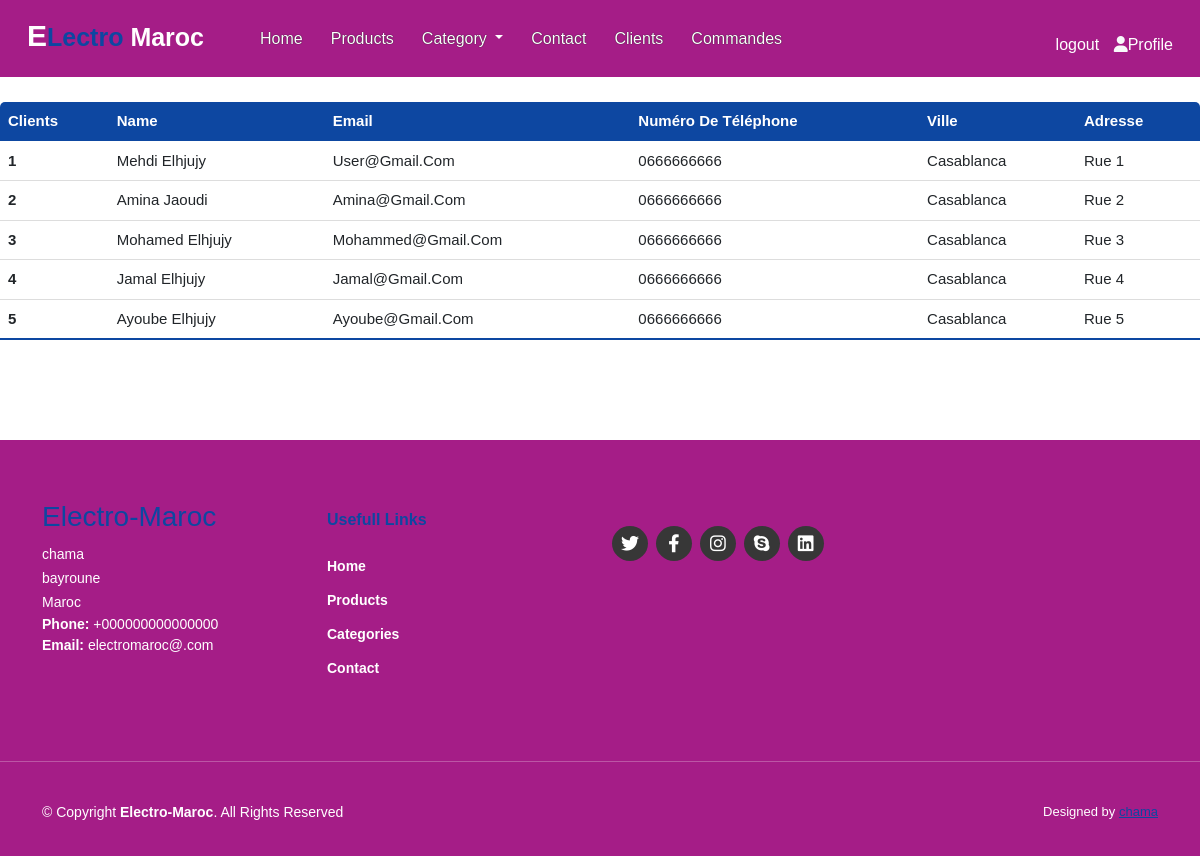
The page /clients (signed in) on the database its author committed.
### tables this page shows
CREATE Table Client (
    idClient int(11) NOT NULL AUTO_INCREMENT,
    nom_complet varchar(255) NOT NULL,
    email varchar(255) NOT NULL,
    telephone varchar(255) NOT NULL,
    adresse varchar(255) NOT NULL,
    ville varchar(255) NOT NULL,
    codePostal varchar(255) NOT NULL,
    pays varchar(255) NOT NULL,
    PRIMARY KEY (idClient),
    UNIQUE KEY email (email),
    Foreign Key (email) REFERENCES users(email)

);

### Model/ClientModel.php (called while the page is built, shortened)
<?php
class clientModel {
    public function getClient(){
        $conn=connect_to_db();
        $stmt=$conn->query("select * from client  ;");
    $client=$stmt->fetchAll();
    return $client;
    }
}

### controller/ClientController.php (called while the page is built, shortened)
<?php
require_once ("../Model/ClientModel.php");
class clientController {
    function getClients() {
        $get = new clientModel;
        return $get->getClient();
    }
}
$clients=new clientController;
$clients=$clients->getClients()  ;

### view/clients.php (the view)
<?php
include_once("header.php");
include_once("navbar.php");
include_once("../controller/ClientController.php")
?>
<section class="clients">
  <div class="table-responsive-md">
    <table class="table">
      <thead  class="thead-dark">
        <tr>
          <th scope="col">Clients</th>
          <th scope="col">Name</th>
          <th scope="col">Email</th>
          <th scope="col">Numéro de Téléphone</th>
          <th scope="col">Ville</th>
          <th scope="col">Adresse</th>
        </tr>
      </thead>
      <tbody>
      <?php foreach ($clients as $i => $client) : ?>
        <tr classe="active">
          <th ><?php echo $i + 1 ?></th>
          <td><?php echo $client["nom_complet"] ?></td>
          <td><?php echo $client["email"] ?></td>
          <td><?php echo $client["telephone"] ?></td>
          <td><?php echo $client["ville"] ?></td>
          <td><?php echo $client["adresse"]?></td>
        </tr>
        <?php endforeach; ?>
      </tbody>
    </table>
  </div>
</section>
<?php include_once("footer.php") ?>

### public/index.php (shortened to what this page needs)
<?php
$uri = parse_url($_SERVER['REQUEST_URI'])['path'];
$routes = [
    "/"=>"../view/Home.view.php",
    "/home"=>"../view/Home.view.php",
    "/description"=>"../view/description.php",
    "/clients"=>"../view/clients.php",
    "/login"=>"../controller/loginController.php",
    "/logout" => "../controller/logoutController.php",
    "/produits"=>"../view/produits.php",
    "/contact"=>"../view/contact.php",
    "/Products"=>"../view/produits.php",
    "/inscription"=>"../view/inscription.php",
    "/ajouter"=>"../view/ajouter-produit.php",
    "/acheter"=>"../view/acheter.php",
    "/description"=>"../view/description.php",
    "/update"=>"../view/update.php",
    "/categorie"=>"../view/categorie.php",
    "/carte"=>"../view/carte.php",
    "/commandes"=>"../view/commandes.php",
    "/ajoutercat"=>"../view/ajoutercat.php",
    "/cate"=>"../view/cate.php",
    "/updatecategorie"=>"../view/Updatecategorie.php",
    "/commandesclient"=>"../view/commandesclient.php"
];
if(array_key_exists($uri,$routes)){
    include $routes[$uri];
}else{
    include "../view/404.php";
}

### view/header.php (shortened to what this page needs)
<!DOCTYPE html>
<html lang="en">
<head>
    <link rel="stylesheet" href="assets/css/style.css">
    <link rel="stylesheet" href="https://cdnjs.cloudflare.com/ajax/libs/font-awesome/6.2.0/css/all.min.css">
    <link href="https://cdn.jsdelivr.net/npm/bootstrap@5.0.2/dist/css/bootstrap.min.css" rel="stylesheet">
    <link rel="stylesheet" href="https://cdnjs.cloudflare.com/ajax/libs/font-awesome/6.3.0/css/all.min.css" />
    <link rel="stylesheet" href="add.js">
</head>
<body>

### view/navbar.php (shortened to what this page needs)
<nav class="navbar navbar-expand-lg" id="navbar">
  <div class="container-fluid">
    <a class="navbar-brand" href="/home" id="logo"><span id="span1">E</span>Lectro <span>Maroc</span></a>
    <div class="collapse navbar-collapse" id="navbarSupportedContent">
      <ul class="navbar-nav me-auto mb-2 mb-lg-0">
        <li class="nav-item">
          <a class="nav-link active" aria-current="page" href="/home">Home</a>
        </li>
        <li class="nav-item">
          <a class="nav-link" href="/Products">Products</a>
        </li>
        <li class="nav-item dropdown">
          <a class="nav-link dropdown-toggle" href="#" id="navbarDropdown" role="button" data-bs-toggle="dropdown" aria-expanded="false">
            Category
          </a>
        </li>
        <li class="nav-item">
          <a class="nav-link" href="/contact">Contact</a>
        </li>
        <li class="nav-item"> <?php if (isset($_SESSION["user"])) {
                                 echo '
               <a class="nav-link" href="/clients">Clients</a></li>';
                               } ?>
          <?php if (isset($_SESSION["user"])) {
             echo '
               <li class="nav-item">
               <a class="nav-link" href="/commandes">Commandes</a>
             </li>';
           }; ?>
      </ul>
      <div class="top-navbar">
        <div class="icons">
          <?php
           if (isset($_SESSION["user"]) || isset($_SESSION["client"])) {
           ?>
            <a style="color:white" href="/logout">
              logout
            </a>
          <?php
           }
           ?>
          <?php if (isset($_SESSION["user"]) || isset($_SESSION["client"])) {
             echo '<a style="color:white">
       <i class="fa-solid fa-user text-light"></i>Profile</a>';
           } ?>
        </div>
      </div>
    </div>
  </div>
</nav>

### view/footer.php (shortened to what this page needs)
    <footer id="footer">
      <div class="footer-top">
        <div class="container">
          <div class="row">
            <div class="col-lg-3 col-md-6 footer-contact">
              <h3>Electro-Maroc</h3>
              <p>
                chama<br>
                bayroune <br>
                Maroc<br>
              </p>
              <strong>Phone:</strong> +000000000000000 <br>
              <strong>Email:</strong> electromaroc@.com <br>
            </div>
            <div class="col-lg-3 col-md-6 footer-links">
              <h4>Usefull Links</h4>
             <ul>
              <li><a href="#">Home</a></li>
              <li><a href="#">Products</a></li>
              <li><a href="#">Categories</a></li>
              <li><a href="#">Contact</a></li>
             </ul>
            </div>
            <div class="col-lg-3 col-md-6 footer-links">
              <div class="socail-links mt-3">
                <a href="#"><i class="fa-brands fa-twitter"></i></a>
                <a href="#"><i class="fa-brands fa-facebook-f"></i></a>
                <a href="#"><i class="fa-brands fa-instagram"></i></a>
                <a href="#"><i class="fa-brands fa-skype"></i></a>
                <a href="#"><i class="fa-brands fa-linkedin"></i></a>
              </div>
            </div>
          </div>
        </div>
      </div>
      <hr>
      <div class="container py-4">
        <div class="copyright">
          &copy; Copyright <strong><span>Electro-Maroc</span></strong>. All Rights Reserved
        </div>
        <div class="credits">
          Designed by <a href="#">chama</a>
        </div>
      </div>
    </footer>
    <a href="#" class="arrow"><i><img src="./images/arrow.png" alt=""></i></a>
</body>
</html>

### public/assets/css/style.css (style rules this page uses)
* { margin: 0; padding: 0; box-sizing: border-box; outline: none; font-family: Arial, Helvetica, sans-serif; }
.top-navbar { display: flex; justify-content: space-between; }
.top-navbar .icons { margin-top: 13px; margin-right: 15px; }
.top-navbar a { text-decoration: none; color: black; margin-left: 10px; }
#navbar { background-color: rgb(165, 29, 135); }
#logo { margin-left: 15px; color: #0d47a1; font-size: 25px; font-weight: bold; margin-bottom: 6px; }
#logo span { color: white; }
#logo #span1 { font-size: 30px; }
.navbar-nav { margin-left: 20px; }
.nav-item { margin-left: 10px; }
.nav-item .nav-link { color:white; margin-left: 2px; text-shadow: 0px 0px 1px black; transition: 0.5s ease; }
#footer { padding: 0 0 30px 0px; color: white; font-size: 14px; background-color: rgb(165, 29, 135); margin-top: 100px; }
#footer .footer-top { padding: 60px 0 30px 0; background-color: rgb(165, 29, 135); color: white; }
#footer .footer-top .footer-contact { margin-bottom: 30px; }
#footer .footer-top .footer-contact h3 { color: #0d47a1; }
#footer .footer-top .footer-contact p { font-size: 14px; line-height: 24px; margin-bottom: 0; color: white; }
#footer .footer-top h4 { font-size: 16px; font-weight: bold; position: relative; padding-bottom: 12px; }
#footer .footer-top .footer-links { margin-bottom: 30px; margin-top: 10px; }
#footer .footer-top .footer-links h4 { color: #0d47a1; }
#footer .footer-top .footer-links ul { list-style: none; padding: 0; margin: 0; }
#footer .footer-top .footer-links ul li { padding: 10px 0; display: flex; align-items: center; }
#footer .footer-top .footer-links ul li a { text-decoration: none; color: white; display: inline-block; line-height: 1; font-weight: bold; transition: 0.5s ease; }
#footer .footer-top .socail-links a { font-size: 18px; display: inline-block; text-decoration: none; background-color: #373737; color: white; line-height: 1; padding: 8px 0; margin-right: 4px; border-radius: 50%; text-align: center; width: 36px; transition: 0.5s ease; }
#footer .copyright { text-align: center; float: left; }
#footer .credits { float: right; text-align: center; font-size: 13px; }
#footer .credits a { color: #0d47a1; }
html { scroll-behavior: smooth; }
.arrow { position: fixed; width: 50px; height: 50px; bottom: 50px; right: 50px; text-decoration: none; text-align: center; line-height: 50px; }
.clients { margin-top:20px ; text-transform: capitalize; width: 100%; }
.table { border-collapse: collapse; margin: 25px 0; font-size: 15px; min-width: 10%; overflow: hidden; border-radius: 5px 5px 0 0; }
.table thead tr { color:#fff; text-align: left ; font-weight:bold; background-color: #0d47a1; }
.table th, .table td { padding: 12px 15px; }
.table tbody tr { border-bottom :1px solid #ddd; }
.table tbody tr:nth-of-type(odd) { background:#fff; }
.table tbody tr:last-of-type { border-bottom:2px solid #0d47a1; }

### rows shown on the page
client: nom_complet "Mehdi Elhjujy", email "User@gmail.com", telephone "0666666666", ville "Casablanca", adresse "Rue 1"
client: nom_complet "Amina Jaoudi", email "Amina@gmail.com", telephone "0666666666", ville "Casablanca", adresse "Rue 2"
client: nom_complet "Mohamed Elhjujy", email "Mohammed@gmail.com", telephone "0666666666", ville "Casablanca", adresse "Rue 3"
client: nom_complet "Jamal Elhjujy", email "Jamal@gmail.com", telephone "0666666666", ville "Casablanca", adresse "Rue 4"
client: nom_complet "Ayoube Elhjujy", email "Ayoube@gmail.com", telephone "0666666666", ville "Casablanca", adresse "Rue 5"
